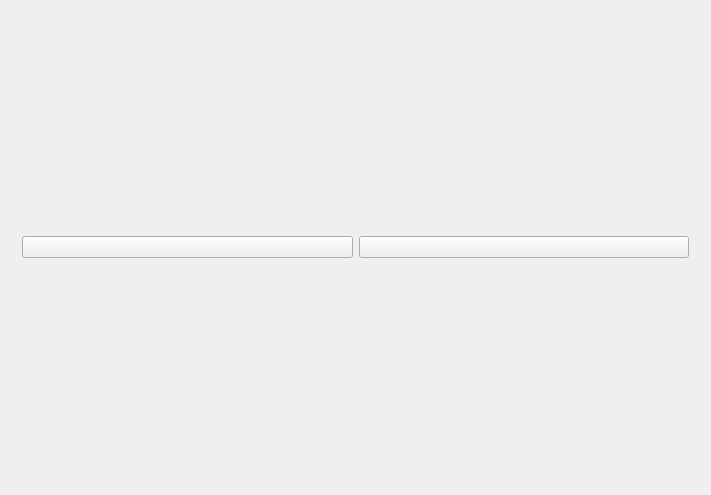
<?xml version="1.0" encoding="UTF-8"?>
<ui version="4.0">
 <class>AudioSystem</class>
 <widget class="QWidget" name="AudioSystem">
  <property name="geometry">
   <rect>
    <x>0</x>
    <y>0</y>
    <width>711</width>
    <height>495</height>
   </rect>
  </property>
  <property name="windowTitle">
   <string>AudioSystem</string>
  </property>
  <layout class="QGridLayout" name="gridLayout_2">
   <item row="0" column="0" rowspan="2" colspan="3">
    <widget class="QStackedWidget" name="stackedWidget">
     <property name="currentIndex">
      <number>0</number>
     </property>
     <widget class="QWidget" name="page_3">
      <layout class="QGridLayout" name="gridLayout">
       <item row="0" column="0">
        <widget class="QPushButton" name="btn_radio">
         <property name="text">
          <string/>
         </property>
         <property name="icon">
          <iconset resource="resources.qrc">
           <normaloff>:/icons/icons/radio.png</normaloff>:/icons/icons/radio.png</iconset>
         </property>
         <property name="iconSize">
          <size>
           <width>300</width>
           <height>300</height>
          </size>
         </property>
        </widget>
       </item>
       <item row="0" column="1">
        <widget class="QPushButton" name="btn_mp3">
         <property name="text">
          <string/>
         </property>
         <property name="icon">
          <iconset resource="resources.qrc">
           <normaloff>:/icons/icons/mp3.png</normaloff>:/icons/icons/mp3.png</iconset>
         </property>
         <property name="iconSize">
          <size>
           <width>300</width>
           <height>300</height>
          </size>
         </property>
        </widget>
       </item>
      </layout>
     </widget>
    </widget>
   </item>
  </layout>
 </widget>
 <layoutdefault spacing="6" margin="11"/>
 <resources>
  <include location="resources.qrc"/>
 </resources>
 <connections/>
</ui>
